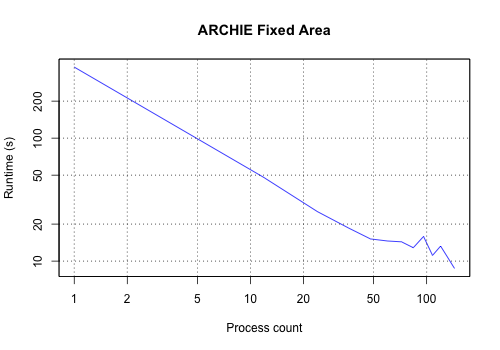

Reproduce this figure in R.
data <- read.table("ARCHIE-fixed-area.input", header=T, sep="\t")

y_range = range(20, data$runtime)
x_range = range(data$processes)

plot_colours <- c("blue", "red")

png(filename="ARCHIE-fixed-area.png", height=400, width=500, bg="white")

plot(data$processes, data$runtime, log="xy",type="l", col=plot_colours[1], ylim=y_range, xlim=x_range, axes=TRUE, ann=FALSE)

abline(v=c(1, 2, 5, 10, 20, 50, 100), col="grey10", lty="dotted")
abline(h=c(10, 20, 50, 100, 200), col="grey10", lty="dotted")

title(main="ARCHIE Fixed Area")
title(xlab="Process count")
title(ylab="Runtime (s)")

box()
